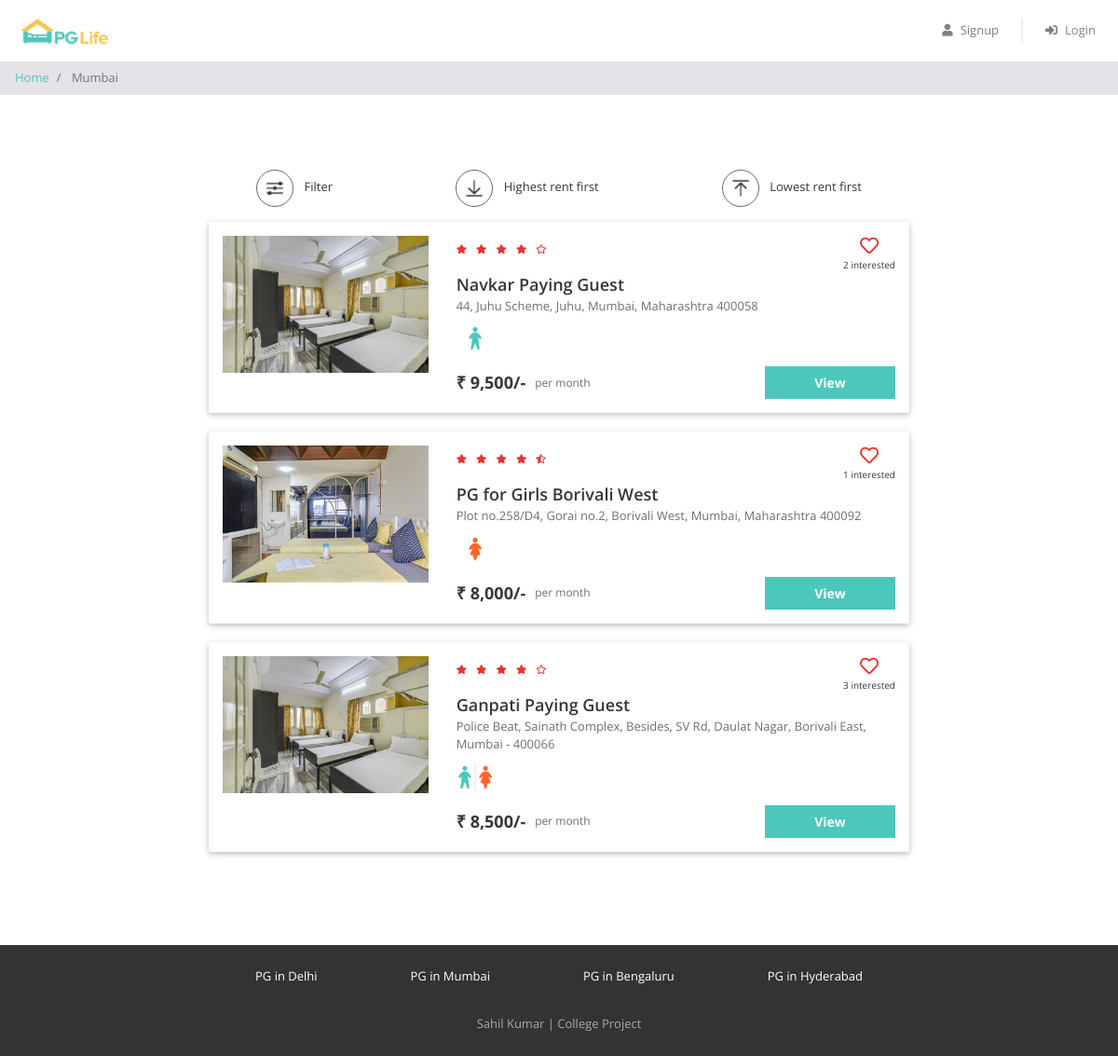
/property_list.php?city=Mumbai, run on the app's committed database.
### tables this page shows
CREATE TABLE `properties` (
  `id` int(11) NOT NULL,
  `city_id` int(11) NOT NULL,
  `name` varchar(100) NOT NULL,
  `address` varchar(255) NOT NULL,
  `description` longtext NOT NULL,
  `gender` enum('male','female','unisex') NOT NULL,
  `rent` int(11) NOT NULL,
  `rating_clean` float(2,1) NOT NULL,
  `rating_food` float(2,1) NOT NULL,
  `rating_safety` float(2,1) NOT NULL
);

### property_list.php (the view, shortened to what this page needs)
<?php
require "includes/database_connect.php";
$city_name = $_GET["city"];
$stmt_1 = mysqli_prepare($conn, "SELECT * FROM cities WHERE name = ?");
mysqli_stmt_bind_param($stmt_1, "s", $city_name);
mysqli_stmt_execute($stmt_1);
$result_1 = mysqli_stmt_get_result($stmt_1);
$city = mysqli_fetch_assoc($result_1);
?>
<?php
$city_id = $city['id'];
$sql_2 = "SELECT * FROM properties WHERE city_id = $city_id";
$result_2 = mysqli_query($conn, $sql_2);
$properties = mysqli_fetch_all($result_2, MYSQLI_ASSOC);
$sql_3 = "SELECT *
            FROM interested_users_properties iup
            INNER JOIN properties p ON iup.property_id = p.id
            WHERE p.city_id = $city_id";
$result_3 = mysqli_query($conn, $sql_3);
$interested_users_properties = mysqli_fetch_all($result_3, MYSQLI_ASSOC);
?>
<!DOCTYPE html>
<html lang="en">
<head>
    <?php
    include "includes/head_links.php";
    ?>
    <link href="css/property_list.css" rel="stylesheet" />
</head>
<body>
    <?php
    include "includes/header.php";
    ?>
    <nav aria-label="breadcrumb">
        <ol class="breadcrumb py-2">
            <li class="breadcrumb-item">
                <a href="index.php">Home</a>
            </li>
            <li class="breadcrumb-item active" aria-current="page">
                <?php echo $city_name; ?>
            </li>
        </ol>
    </nav>
    <div class="page-container">
        <div class="filter-bar row justify-content-around">
            <div class="col-auto" data-toggle="modal" data-target="#filter-modal">
                <img src="img/filter.png" alt="filter" />
                <span>Filter</span>
            </div>
            <div class="col-auto" id="sort-desc">
                <img src="img/desc.png" alt="sort-desc" />
                <span>Highest rent first</span>
            </div>
            <div class="col-auto" id="sort-asc">
                <img src="img/asc.png" alt="sort-asc" />
                <span>Lowest rent first</span>
            </div>
        </div>
        <?php
        foreach ($properties as $property) {
            $property_images = glob("img/properties/" . $property['id'] . "/*");
        ?>
            <div class="property-card property-id-<?= $property['id'] ?> row" data-gender="<?= $property['gender'] ?>" data-rent="<?= $property['rent'] ?>">
                <div class="image-container col-md-4">
                    <img src="<?= $property_images[0] ?>" />
                </div>
                <div class="content-container col-md-8">
                    <div class="row no-gutters justify-content-between">
                        <?php
                        $total_rating = ($property['rating_clean'] + $property['rating_food'] + $property['rating_safety']) / 3;
                        $total_rating = round($total_rating, 1);
                        ?>
                        <div class="star-container" title="<?= $total_rating ?>">
                            <?php
                            $rating = $total_rating;
                            for ($i = 0; $i < 5; $i++) {
                                if ($rating >= $i + 0.8) {
                            ?>
                                    <i class="fas fa-star"></i>
                                <?php
                                } elseif ($rating >= $i + 0.3) {
                                ?>
                                    <i class="fas fa-star-half-alt"></i>
                                <?php
                                } else {
                                ?>
                                    <i class="far fa-star"></i>
                            <?php
                                }
                            }
                            ?>
                        </div>
                        <div class="interested-container">
                            <?php
                            $interested_users_count = 0;
                            $is_interested = false;
                            foreach ($interested_users_properties as $interested_user_property) {
                                if ($interested_user_property['property_id'] == $property['id']) {
                                    $interested_users_count++;
                                }
                            }
                            if ($is_interested) {
                            ?>
                                <i class="is-interested-image fas fa-heart" property_id="<?= $property['id'] ?>"></i>
                            <?php
                            } else {
                            ?>
                                <i class="is-interested-image far fa-heart" property_id="<?= $property['id'] ?>"></i>
                            <?php
                            }
                            ?>
                            <div class="interested-text">
                                <span class="interested-user-count"><?= $interested_users_count ?></span> interested
                            </div>
                        </div>
                    </div>
                    <div class="detail-container">
                        <div class="property-name"><?= $property['name'] ?></div>
                        <div class="property-address"><?= $property['address'] ?></div>
                        <div class="property-gender">
                            <?php
                            if ($property['gender'] == "male") {
                            ?>
                                <img src="img/male.png" />
                            <?php
                            } elseif ($property['gender'] == "female") {
                            ?>
                                <img src="img/female.png" />
                            <?php
                            } else {
                            ?>
                                <img src="img/unisex.png" />
                            <?php
                            }
                            ?>
                        </div>
                    </div>
                    <div class="row no-gutters">
                        <div class="rent-container col-6">
                            <div class="rent">₹ <?= number_format($property['rent']) ?>/-</div>
                            <div class="rent-unit">per month</div>
                        </div>
                        <div class="button-container col-6">
                            <a href="property_detail.php?property_id=<?= $property['id'] ?>" class="btn btn-primary">View</a>
                        </div>
                    </div>
                </div>
            </div>
        <?php
        }
        ?>
    </div>
    <?php
    include "includes/footer.php";
    ?>
</body>
</html>

### css/common.css (style rules this page uses)
* { box-sizing: border-box; font-family: 'Open Sans', sans-serif; }
body { color: #373737; font-size: 16px; position: relative; }
.btn-primary, .btn-warning, .btn-danger { color: white; font-weight: bold; }
.breadcrumb { background-color: #e5e3e8; font-size: 13px; border-radius: 0px; margin-bottom: 0px; }
.page-container { max-width: 800px; padding: 80px 24px; margin: auto; }

### css/property_list.css (style rules this page uses)
.filter-bar > div { cursor: pointer; font-size: 13px; text-align: center; margin-bottom: 16px; }
.filter-bar img { width: 40px; height: 40px; border-radius: 40px; border: 1px solid #646870; padding: 6px; margin-right: 8px; }
.property-card { background-color: #ffffff; border-radius: 2px; padding: 15px 0px; margin: 0px auto 20px; box-shadow: 0 2px 5px 0 rgba(0, 0, 0, 0.16), 0 2px 10px 0 rgba(0, 0, 0, 0.12); }
.image-container { text-align: center; }
.image-container img { width: 100%; max-width: 300px; }
.star-container i { color: #EA322E; font-size: 10px; margin-right: 6px; }
.interested-container { text-align: center; }
.interested-container i { color: #EA322E; font-size: 20px; cursor: pointer; }
.interested-text { font-size: 10px; }
.detail-container { padding-bottom: 10px; }
.property-name { font-size: 18px; font-weight: 600; }
.property-address { color: #6f6f6f; font-size: 13px; padding-bottom: 5px; }
.property-gender img { width: 40px; }
.rent-container { display: flex; align-items: center; }
.rent { font-size: 18px; font-weight: bold; padding-right: 10px; }
.rent-unit { color: #6f6f6f; font-size: 12px; }
.button-container .btn { font-size: 14px; border-radius: 0px; width: 140px; float: right; }

### data on the page
properties: interested_users_count "2", name "Navkar Paying Guest", address "44, Juhu Scheme, Juhu, Mumbai, Maharashtra 400058", rent "9,500"
properties: shows a picture, rating_safety 4.5 (drawn), interested_users_count "1", name "PG for Girls Borivali West", address "Plot no.258/D4, Gorai no.2, Borivali West, Mumbai, Maharashtra 400092", rent "8,000"
properties: interested_users_count "3", name "Ganpati Paying Guest", address "Police Beat, Sainath Complex, Besides, SV Rd, Daulat Nagar, Borivali East, Mumbai - 400066", rent "8,500"

### other printed values
$city_name "Mumbai"
